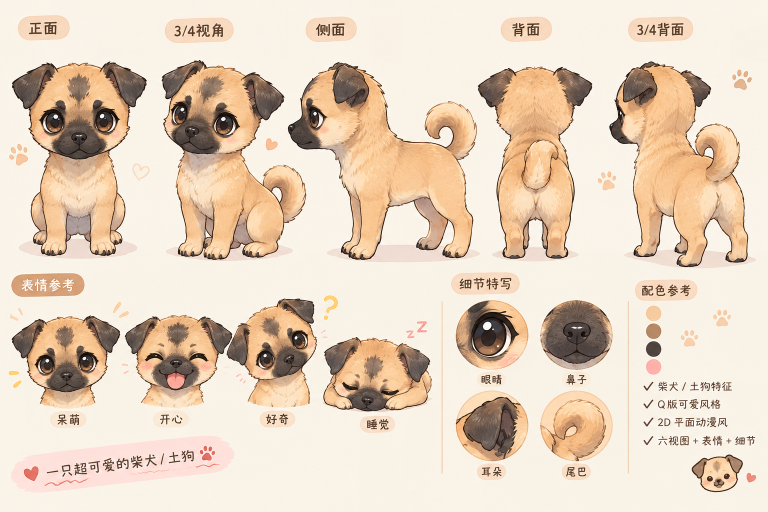
#> input picture dogmod_work/design.png, 1536 x 1024 px, found by its file name (shown at 1/2 size)
$ python extract3.py
#> lines starting #> are read from the running program, lines starting #| are printed output that depends on the picture; after the words box and inside, x2 and y2 are one past the last pixel; in counts of white or black regions, pixels touching at a corner belong together
from PIL import Image, ImageFilter
import numpy as np
from collections import deque
import os

img = Image.open(r'D:\VPet-main\dogmod_work\design.png').convert('RGB')
#> img is the input picture: PIL image 1536x1024 RGB; mean R, G, B 229.2, 210.7, 191.4
W, H = img.size
#> W = 1536; H = 1024
arr = np.array(img).astype(int)
bg = np.array([249, 242, 232])
TOL = 30
OUT = r'D:\VPet-main\dogmod_work'

def components(alpha, min_area):
    """alpha>0 的所有连通域, 按面积降序"""
    h, w = alpha.shape
    solid = alpha > 0
    visited = np.zeros((h, w), dtype=bool)
    comps = []
    for sy in range(h):
        for sx in range(w):
            if solid[sy, sx] and not visited[sy, sx]:
                comp = []
                dq = deque([(sy, sx)])
                visited[sy, sx] = True
                while dq:
                    y, x = dq.popleft()
                    comp.append((y, x))
                    for dy, dx in ((1,0),(-1,0),(0,1),(0,-1)):
                        ny, nx = y+dy, x+dx
                        if 0 <= ny < h and 0 <= nx < w and solid[ny, nx] and not visited[ny, nx]:
                            visited[ny, nx] = True
                            dq.append((ny, nx))
                if len(comp) >= min_area:
                    comps.append(comp)
    comps.sort(key=len, reverse=True)
    return comps

def extract_row(y0, y1, names, min_area=2500):
    """在 y0-y1 行内自动提取各视图, 按 x 从左到右命名"""
#> called with y0 = 60, y1 = 530, min_area = 2500
    region = arr[y0:y1]
    h, w = region.shape[:2]
#> h = 470; w = 1536
    dist = np.abs(region - bg).sum(axis=2)
    isbg = dist <= TOL
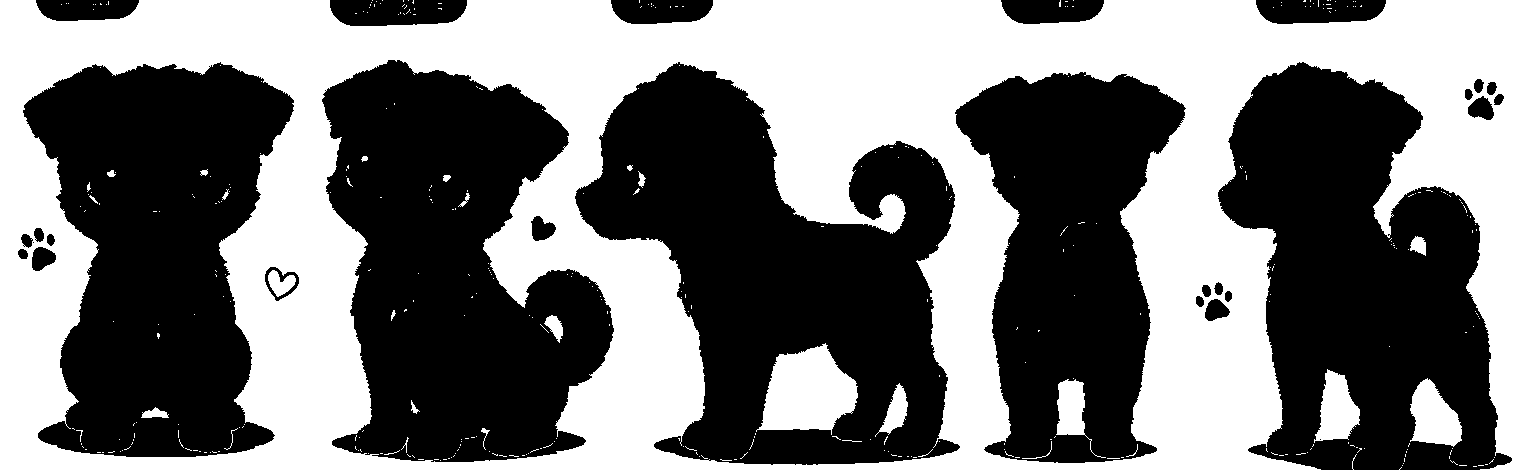
#> isbg: shape (470, 1536) bool; 47.3% white; 394 white regions (365 under 20 px), largest, box (x1, y1, x2, y2) and area: (0, 0, 1536, 470) 325937, (756, 343, 858, 435) 6116, (1410, 378, 1462, 447) 2343
    visited = np.zeros((h, w), dtype=bool)
    dq = deque()
    for x in range(w):
        for y in (0, h-1):
            if isbg[y, x] and not visited[y, x]:
                visited[y, x] = True; dq.append((y, x))
#> visited: shape (470, 1536) bool; 0.33% white in thin lines or dots
    for y in range(h):
        for x in (0, w-1):
            if isbg[y, x] and not visited[y, x]:
                visited[y, x] = True; dq.append((y, x))
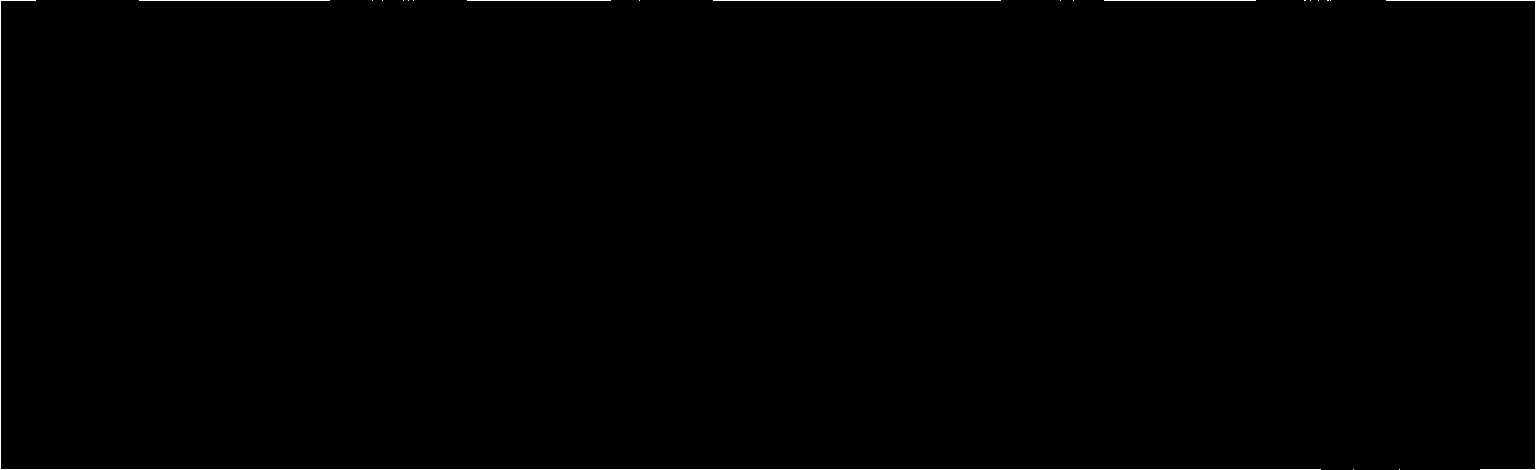
#> visited: shape (470, 1536) bool; 0.46% white in thin lines or dots
    while dq:
        y, x = dq.popleft()
        for dy, dx in ((1,0),(-1,0),(0,1),(0,-1)):
            ny, nx = y+dy, x+dx
            if 0 <= ny < h and 0 <= nx < w and isbg[ny, nx] and not visited[ny, nx]:
                visited[ny, nx] = True; dq.append((ny, nx))
#> visited: shape (470, 1536) bool; 45.1% white; 16 white regions (15 under 20 px), largest, box (x1, y1, x2, y2) and area: (0, 0, 1536, 470) 325879
    alpha = np.where(visited, 0, 255).astype(np.uint8)
    comps = components(alpha, min_area)
    # 按 bbox 的 x 中心排序
    infos = []
    for comp in comps:
        xs = [p[1] for p in comp]; ys = [p[0] for p in comp]
        infos.append((min(xs), max(xs), min(ys), max(ys), comp))
    infos.sort(key=lambda t: t[0])
    results = []
    for (x0, x1, yy0, yy1, comp), name in zip(infos, names):
        mask = np.zeros((h, w), dtype=np.uint8)
        for y, x in comp:
            mask[y, x] = 255
        a_img = Image.fromarray(mask, 'L').filter(ImageFilter.GaussianBlur(0.8))
        rgba = Image.merge('RGBA', (*Image.fromarray(region.astype(np.uint8)).split(), a_img)).crop((x0, yy0, x1+1, yy1+1))
        rgba.save(os.path.join(OUT, name + '.png'))
        results.append((name, rgba.size, len(comp)))
        print(f"{name}: {rgba.size[0]}x{rgba.size[1]}, {len(comp)}px")
#> mask: shape (470, 1536); 8% white; 1 white region, box (x1, y1, x2, y2) and area: (955, 72, 1186, 463) 57801
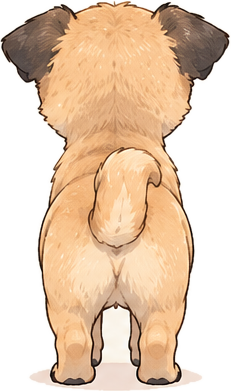
#> rgba: PIL image 231x391 RGBA; mean R, G, B, A 228.3, 199.8, 171.2, 163.2; transparent parts drawn white
#> after the loop, results = [('front', (271, 395), 72924), ('threeq', (292, 402), 78854), ('side', (137, 26), 3162), ('back', (385, 403), 92002), ('back34', (231, 391), 57801)]
    return results

print("=== 五视图行 (y 60-530) ===")
extract_row(60, 530, ['front', 'threeq', 'side', 'back', 'back34'])
print()
print("=== 表情行 (y 560-870) ===")
extract_row(560, 870, ['face_dull', 'face_happy', 'face_curious', 'sleep'], min_area=2000)
#> call 2 of extract_row, with y0 = 560, y1 = 870, min_area = 2000
#> in extract_row (call 2), `region = arr[y0:y1]`:
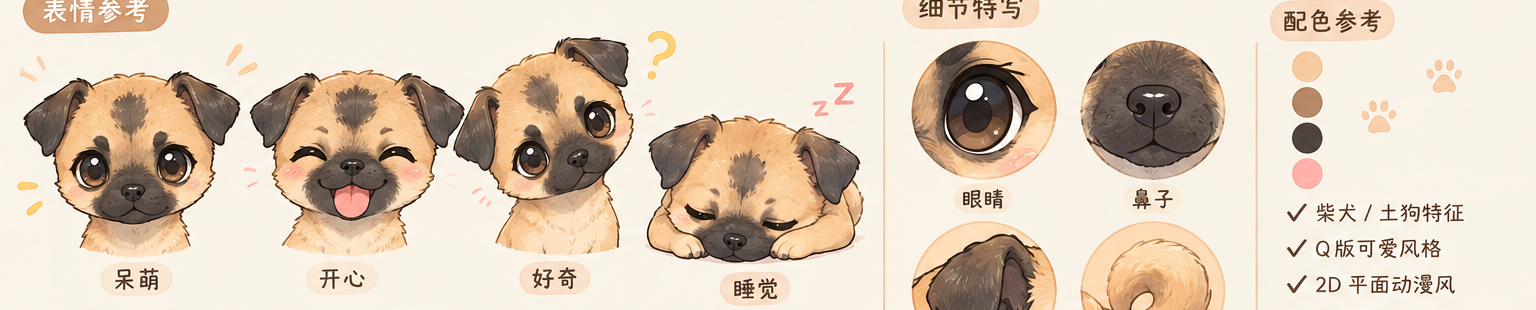
#> region: shape (310, 1536, 3) int64; mean R, G, B 220.4, 203.3, 185.2
#> in extract_row (call 2), `isbg = dist <= TOL`: isbg: shape (310, 1536) bool; 59.1% white; 119 black regions (43 under 20 px), largest, box (x1, y1, x2, y2) and area: (249, 36, 634, 256) 55564, (23, 70, 242, 257) 27403, (645, 114, 865, 264) 27228
#> after the loop in extract_row (call 2), `for x in range(w):`: visited: shape (310, 1536) bool; 0.51% white in thin lines or dots
#> after the loop in extract_row (call 2), `for y in range(h):`:
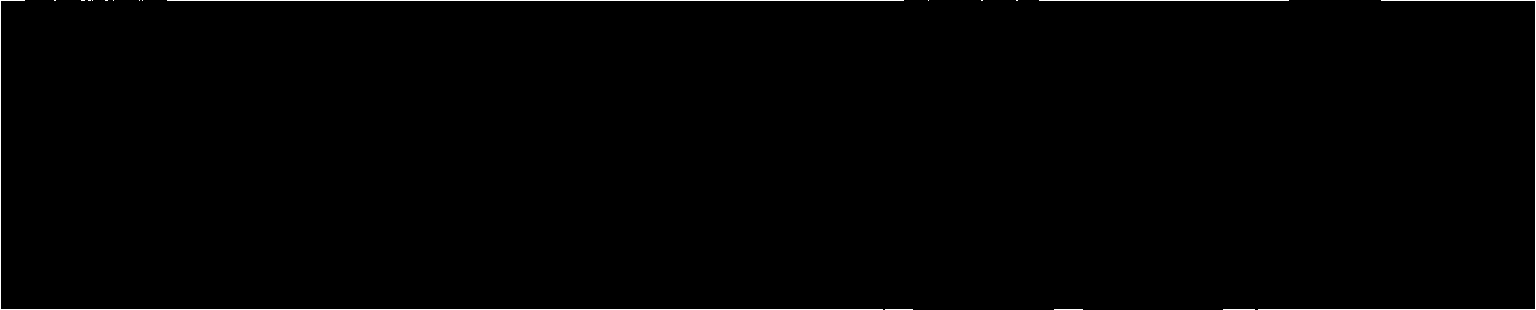
#> visited: shape (310, 1536) bool; 0.64% white in thin lines or dots
#> after the loop in extract_row (call 2), `while dq:`:
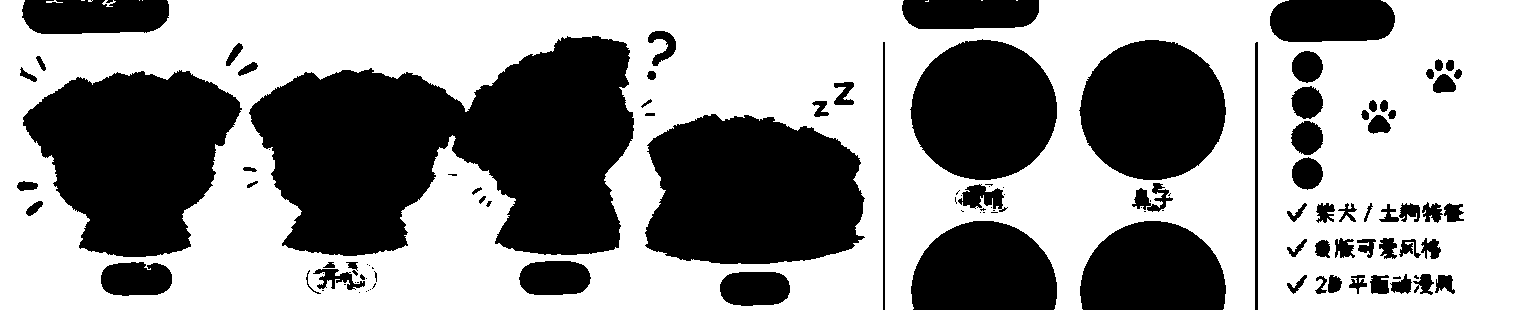
#> visited: shape (310, 1536) bool; 58.5% white; 116 black regions (40 under 20 px), largest, box (x1, y1, x2, y2) and area: (249, 36, 634, 256) 55717, (23, 70, 242, 257) 27521, (645, 114, 865, 264) 27267
#> in extract_row (call 2), `comps = components(alpha, min_area)`: comps = 13 items
#> the loop in extract_row (call 2), `for comp in comps:` made 13 passes
#> the loop in extract_row (call 2), `for (x0, x1, yy0, yy1, comp), name in zip(infos, names):` made 4 passes
#> (x0, x1, yy0, yy1, name) on passes 1 to 4: (22, 168, 0, 33, 'face_dull'), (23, 241, 70, 256, 'face_happy'), (101, 171, 262, 295, 'face_curious'), (249, 633, 36, 255, 'sleep')
#| face_dull: 147x34, 4514px
#| face_happy: 219x187, 27521px
#| face_curious: 71x34, 2038px
#| sleep: 385x220, 55717px
#> after the loop in extract_row (call 2), `for (x0, x1, yy0, yy1, comp), name in zip(infos, names):`: mask: shape (310, 1536); 11.7% white; 1 white region, box (x1, y1, x2, y2) and area: (249, 36, 634, 256) 55717
#> after the loop in extract_row (call 2), `for (x0, x1, yy0, yy1, comp), name in zip(infos, names):`:
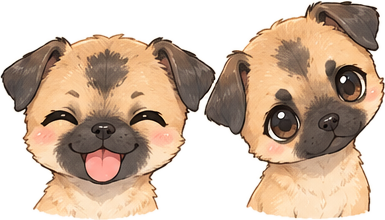
#> rgba: PIL image 385x220 RGBA; mean R, G, B, A 204.1, 179.5, 156.2, 167.7; transparent parts drawn white
#> after the loop in extract_row (call 2), `for (x0, x1, yy0, yy1, comp), name in zip(infos, names):`: results = [('face_dull', (147, 34), 4514), ('face_happy', (219, 187), 27521), ('face_curious', (71, 34), 2038), ('sleep', (385, 220), 55717)]
print('done')
